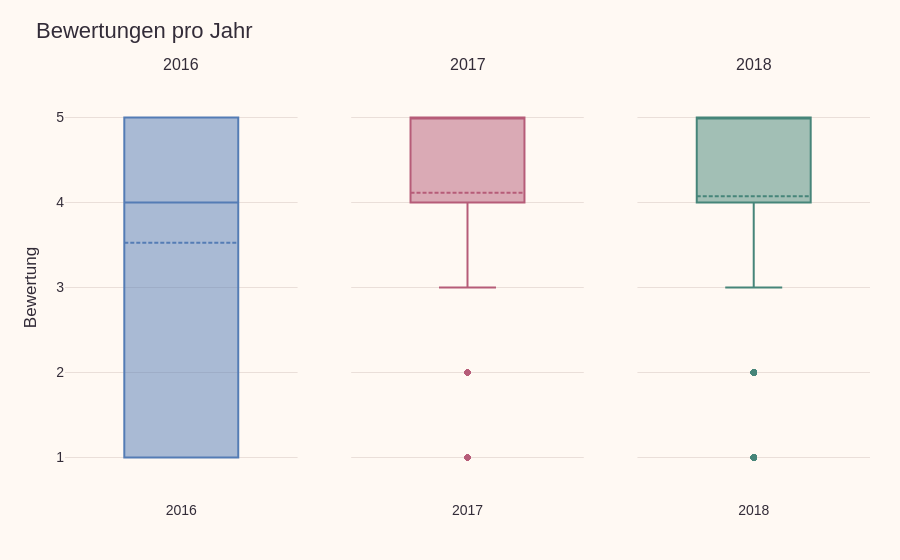
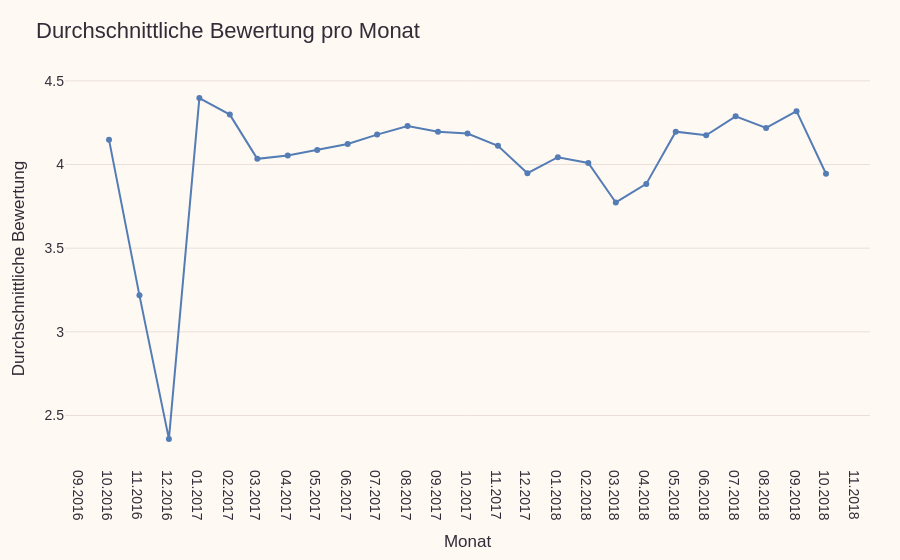
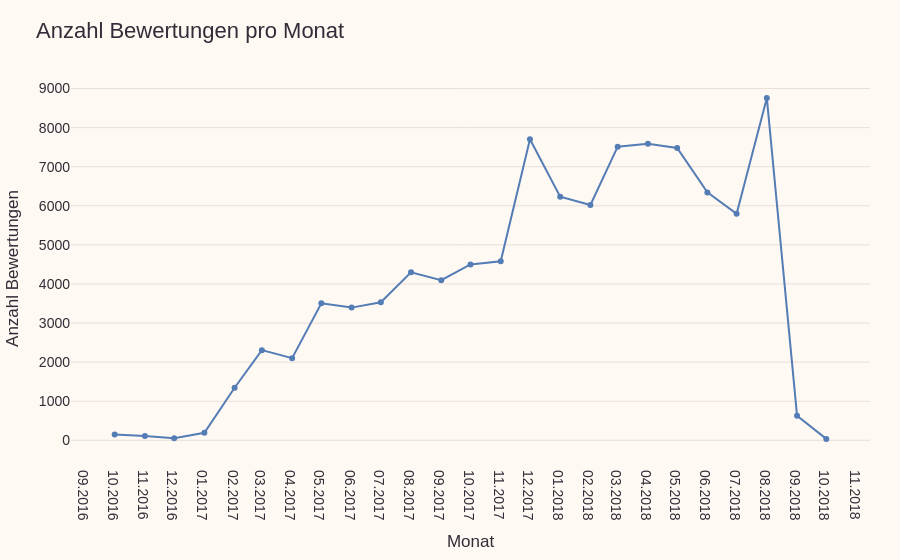
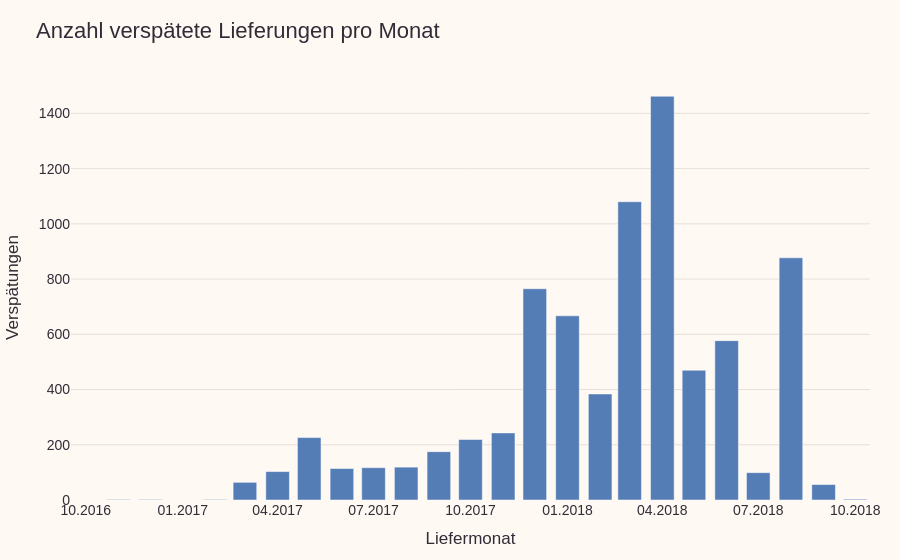

Source (notebook cell) for these figures, in order:
### Markdown cell above
### Wie hat sich die Bewertung im Laufe der Zeit entwickelt?
- Im Jahr 2016 ist der Durchschnitt bei lediglich 3,5. Die Jahre 2017 und 2018 haben einen Durchschnittswert etwas mehr als 4. Das heißt, dass es eine deutliche Steigerung im Vergleich zu 2016 gab.
- Im Jahr 2016 gab es einen raschen Abfall der durchschnittlichen Bewertung. Es waren nur 50 Bewertungen in Dezember 2016. Jedoch waren keine Verspätungen vorhanden.
- Danach hat die durchschnittliche Bewertung sich auf etwa 4 stabilisiert.
- Einen Einknick gab es in Oktober 2018 sowohl bei der durchschnittlichen Bewertung als auch bei der Anzahl der Bewertungen. Die Anzahl an Verspätungen ist gering. Die Vermutung ist, dass noch nicht alle Daten erfasst worden sind.

### Code cell
analyze_review_score()

### Figure 1 — Plotly figure (JSON) as saved in the notebook; plotly's stock layout.template omitted (floating-point values rounded to 4 significant figures; data arrays with more than 128 entries replaced by an {"elided": "..."} marker saying what was removed)
{"data": [{"boxmean": true, "name": "2016", "type": "box", "xaxis": "x", "y": {"elided": "308 int values"}, "yaxis": "y"}, {"boxmean": true, "name": "2017", "type": "box", "xaxis": "x2", "y": {"elided": "41555 int values"}, "yaxis": "y2"}, {"boxmean": true, "name": "2018", "type": "box", "xaxis": "x3", "y": {"elided": "56385 int values"}, "yaxis": "y3"}], "layout": {"annotations": [{"font": {"size": 16}, "showarrow": false, "text": "2016", "x": 0.1444, "xanchor": "center", "xref": "paper", "y": 1, "yanchor": "bottom", "yref": "paper"}, {"font": {"size": 16}, "showarrow": false, "text": "2017", "x": 0.5, "xanchor": "center", "xref": "paper", "y": 1, "yanchor": "bottom", "yref": "paper"}, {"font": {"size": 16}, "showarrow": false, "text": "2018", "x": 0.8556, "xanchor": "center", "xref": "paper", "y": 1, "yanchor": "bottom", "yref": "paper"}], "showlegend": false, "title": {"text": "Bewertungen pro Jahr"}, "xaxis": {"anchor": "y", "domain": [0, 0.2889]}, "xaxis2": {"anchor": "y2", "domain": [0.3556, 0.6444]}, "xaxis3": {"anchor": "y3", "domain": [0.7111, 1]}, "yaxis": {"anchor": "x", "domain": [0, 1], "dtick": 1, "range": [0.5, 5.5], "title": {"text": "Bewertung"}}, "yaxis2": {"anchor": "x2", "domain": [0, 1], "dtick": 1, "matches": "y", "range": [0.5, 5.5], "showticklabels": false}, "yaxis3": {"anchor": "x3", "domain": [0, 1], "dtick": 1, "matches": "y", "range": [0.5, 5.5], "showticklabels": false}}}

### Figure 2 — Plotly figure (JSON) as saved in the notebook; plotly's stock layout.template omitted (floating-point values rounded to 4 significant figures)
{"data": [{"hovertemplate": "Monat=%{x}<br>Durchschnittliche Bewertung=%{y}<extra></extra>", "legendgroup": "", "line": {"color": "#547CB5", "dash": "solid"}, "marker": {"symbol": "circle"}, "mode": "lines+markers", "name": "", "orientation": "v", "showlegend": false, "type": "scatter", "x": ["2016-10-01T00:00:00.000000000", "2016-11-01T00:00:00.000000000", "2016-12-01T00:00:00.000000000", "2017-01-01T00:00:00.000000000", "2017-02-01T00:00:00.000000000", "2017-03-01T00:00:00.000000000", "2017-04-01T00:00:00.000000000", "2017-05-01T00:00:00.000000000", "2017-06-01T00:00:00.000000000", "2017-07-01T00:00:00.000000000", "2017-08-01T00:00:00.000000000", "2017-09-01T00:00:00.000000000", "2017-10-01T00:00:00.000000000", "2017-11-01T00:00:00.000000000", "2017-12-01T00:00:00.000000000", "2018-01-01T00:00:00.000000000", "2018-02-01T00:00:00.000000000", "2018-03-01T00:00:00.000000000", "2018-04-01T00:00:00.000000000", "2018-05-01T00:00:00.000000000", "2018-06-01T00:00:00.000000000", "2018-07-01T00:00:00.000000000", "2018-08-01T00:00:00.000000000", "2018-09-01T00:00:00.000000000", "2018-10-01T00:00:00.000000000"], "xaxis": "x", "y": [4.149, 3.218, 2.36, 4.397, 4.298, 4.034, 4.054, 4.086, 4.123, 4.179, 4.23, 4.196, 4.185, 4.112, 3.948, 4.043, 4.009, 3.773, 3.884, 4.196, 4.174, 4.288, 4.218, 4.319, 3.944], "yaxis": "y"}], "layout": {"legend": {"tracegroupgap": 0}, "title": {"text": "Durchschnittliche Bewertung pro Monat"}, "xaxis": {"anchor": "y", "domain": [0, 1], "dtick": "M1", "tickformat": "%m.%Y", "title": {"text": "Monat"}}, "yaxis": {"anchor": "x", "domain": [0, 1], "title": {"text": "Durchschnittliche Bewertung"}}}}

### Figure 3 — Plotly figure (JSON) as saved in the notebook; plotly's stock layout.template omitted (floating-point values rounded to 4 significant figures)
{"data": [{"hovertemplate": "Monat=%{x}<br>Anzahl Bewertungen=%{y}<extra></extra>", "legendgroup": "", "line": {"color": "#547CB5", "dash": "solid"}, "marker": {"symbol": "circle"}, "mode": "lines+markers", "name": "", "orientation": "v", "showlegend": false, "type": "scatter", "x": ["2016-10-01T00:00:00.000000000", "2016-11-01T00:00:00.000000000", "2016-12-01T00:00:00.000000000", "2017-01-01T00:00:00.000000000", "2017-02-01T00:00:00.000000000", "2017-03-01T00:00:00.000000000", "2017-04-01T00:00:00.000000000", "2017-05-01T00:00:00.000000000", "2017-06-01T00:00:00.000000000", "2017-07-01T00:00:00.000000000", "2017-08-01T00:00:00.000000000", "2017-09-01T00:00:00.000000000", "2017-10-01T00:00:00.000000000", "2017-11-01T00:00:00.000000000", "2017-12-01T00:00:00.000000000", "2018-01-01T00:00:00.000000000", "2018-02-01T00:00:00.000000000", "2018-03-01T00:00:00.000000000", "2018-04-01T00:00:00.000000000", "2018-05-01T00:00:00.000000000", "2018-06-01T00:00:00.000000000", "2018-07-01T00:00:00.000000000", "2018-08-01T00:00:00.000000000", "2018-09-01T00:00:00.000000000", "2018-10-01T00:00:00.000000000"], "xaxis": "x", "y": [148, 110, 50, 194, 1345, 2307, 2102, 3507, 3395, 3530, 4298, 4095, 4500, 4582, 7700, 6233, 6019, 7513, 7584, 7479, 6342, 5794, 8755, 630, 36], "yaxis": "y"}], "layout": {"legend": {"tracegroupgap": 0}, "title": {"text": "Anzahl Bewertungen pro Monat"}, "xaxis": {"anchor": "y", "domain": [0, 1], "dtick": "M1", "tickformat": "%m.%Y", "title": {"text": "Monat"}}, "yaxis": {"anchor": "x", "domain": [0, 1], "title": {"text": "Anzahl Bewertungen"}}}}

### Figure 4 — Plotly figure (JSON) as saved in the notebook; plotly's stock layout.template omitted (floating-point values rounded to 4 significant figures)
{"data": [{"hovertemplate": "Liefermonat=%{x}<br>Verspätungen=%{y}<extra></extra>", "legendgroup": "", "marker": {"color": "#547CB5", "pattern": {"shape": ""}}, "name": "", "orientation": "v", "showlegend": false, "textposition": "auto", "type": "bar", "x": ["2016-10-01T00:00:00.000000000", "2016-11-01T00:00:00.000000000", "2016-12-01T00:00:00.000000000", "2017-01-01T00:00:00.000000000", "2017-02-01T00:00:00.000000000", "2017-03-01T00:00:00.000000000", "2017-04-01T00:00:00.000000000", "2017-05-01T00:00:00.000000000", "2017-06-01T00:00:00.000000000", "2017-07-01T00:00:00.000000000", "2017-08-01T00:00:00.000000000", "2017-09-01T00:00:00.000000000", "2017-10-01T00:00:00.000000000", "2017-11-01T00:00:00.000000000", "2017-12-01T00:00:00.000000000", "2018-01-01T00:00:00.000000000", "2018-02-01T00:00:00.000000000", "2018-03-01T00:00:00.000000000", "2018-04-01T00:00:00.000000000", "2018-05-01T00:00:00.000000000", "2018-06-01T00:00:00.000000000", "2018-07-01T00:00:00.000000000", "2018-08-01T00:00:00.000000000", "2018-09-01T00:00:00.000000000", "2018-10-01T00:00:00.000000000"], "xaxis": "x", "y": [0, 2, 2, 0, 2, 64, 103, 226, 114, 117, 119, 175, 219, 243, 765, 667, 384, 1080, 1462, 470, 577, 99, 877, 56, 3], "yaxis": "y"}], "layout": {"barmode": "relative", "legend": {"tracegroupgap": 0}, "title": {"text": "Anzahl verspätete Lieferungen pro Monat"}, "xaxis": {"anchor": "y", "domain": [0, 1], "tickformat": "%m.%Y", "title": {"text": "Liefermonat"}}, "yaxis": {"anchor": "x", "domain": [0, 1], "title": {"text": "Verspätungen"}}}}
